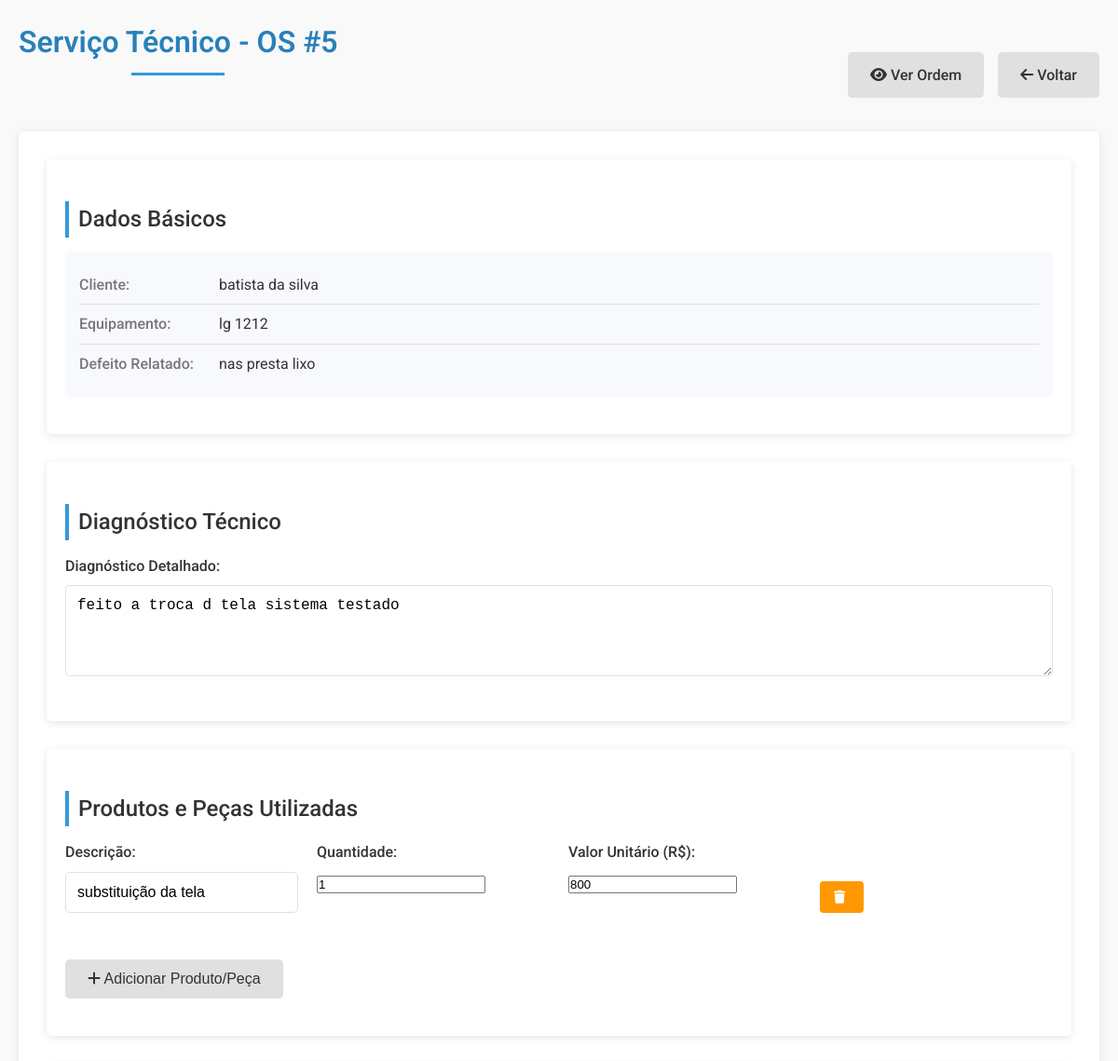
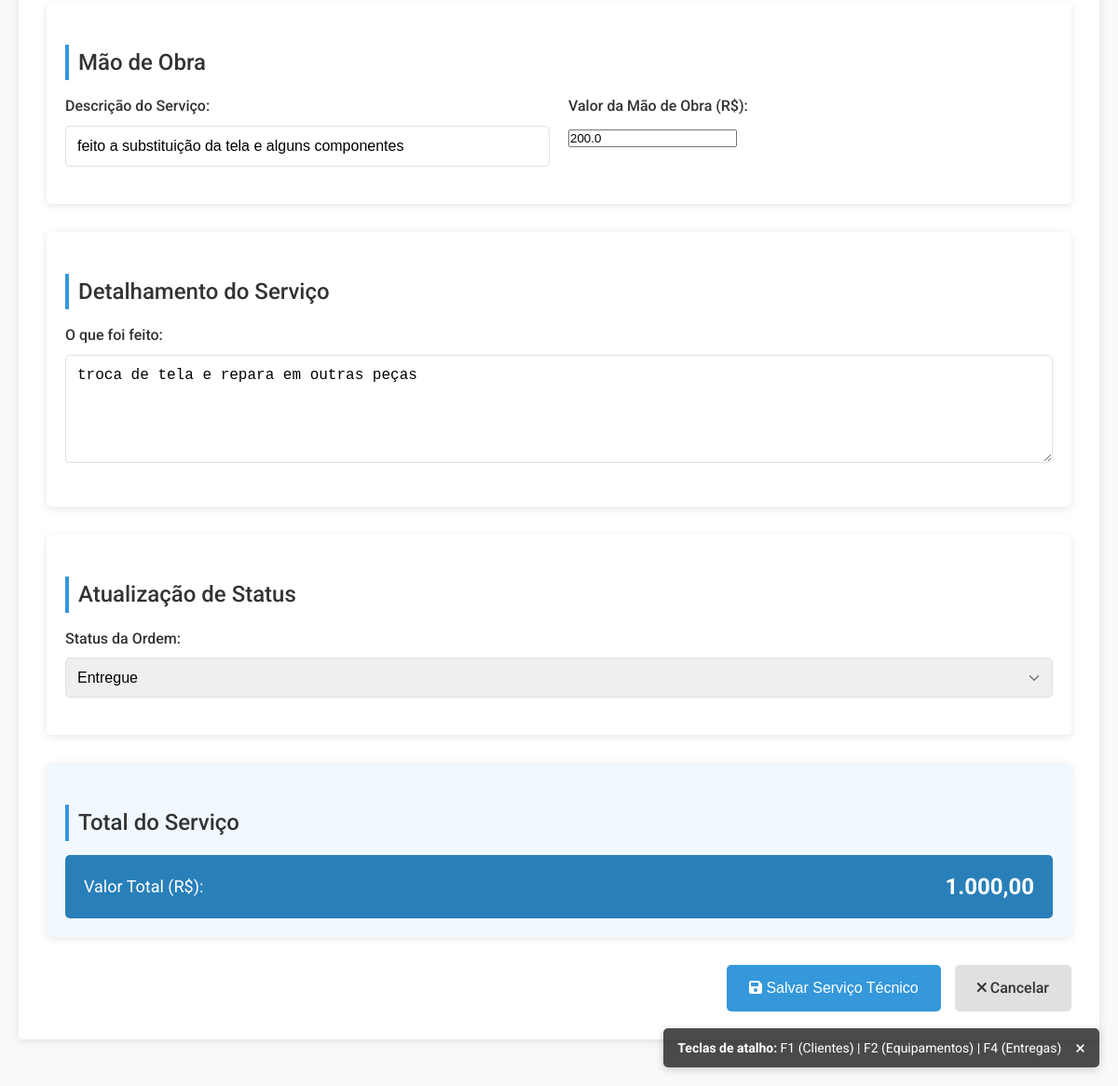
Screenshot of /servico-tecnico/5 (signed in) with the database file from the repository (2 pictures, top to bottom).
### tables this page shows
CREATE TABLE ordens (
    id INTEGER PRIMARY KEY AUTOINCREMENT,
    equipamento_id INTEGER NOT NULL,
    usuario_id INTEGER NOT NULL,
    status TEXT NOT NULL,
    declaracao TEXT,
    relatorio_pecas TEXT,
    data_criacao TIMESTAMP DEFAULT CURRENT_TIMESTAMP, visivel INTEGER DEFAULT 1,
    FOREIGN KEY (equipamento_id) REFERENCES equipamentos (id),
    FOREIGN KEY (usuario_id) REFERENCES usuarios (id)
);

CREATE TABLE clientes (
    id INTEGER PRIMARY KEY AUTOINCREMENT,
    nome TEXT NOT NULL,
    email TEXT NOT NULL,
    telefone TEXT NOT NULL,
    endereco TEXT NOT NULL,
    data_cadastro TIMESTAMP DEFAULT CURRENT_TIMESTAMP
);

CREATE TABLE equipamentos (
    id INTEGER PRIMARY KEY AUTOINCREMENT,
    cliente_id INTEGER NOT NULL,
    marca TEXT NOT NULL,
    modelo TEXT NOT NULL,
    serie TEXT,
    estado_equipamento TEXT NOT NULL,
    defeito_relatado TEXT NOT NULL,
    codigo_barras TEXT,
    foto1 TEXT,
    foto2 TEXT,
    data_cadastro TIMESTAMP DEFAULT CURRENT_TIMESTAMP,
    FOREIGN KEY (cliente_id) REFERENCES clientes (id)
);

CREATE TABLE servicos_tecnicos (
                    id INTEGER PRIMARY KEY AUTOINCREMENT,
                    ordem_id INTEGER NOT NULL,
                    diagnostico TEXT NOT NULL,
                    descricao_servico TEXT NOT NULL,
                    valor_mao_obra REAL NOT NULL,
                    servico_realizado TEXT NOT NULL,
                    produtos TEXT,
                    data_criacao TIMESTAMP DEFAULT CURRENT_TIMESTAMP,
                    data_atualizacao TIMESTAMP DEFAULT CURRENT_TIMESTAMP,
                    FOREIGN KEY (ordem_id) REFERENCES ordens (id)
                );

### app.py (the view, shortened to what this page needs)
@app.route('/servico-tecnico/<int:ordem_id>', methods=['GET', 'POST'])
@login_required
def servico_tecnico(ordem_id):
    with sqlite3.connect('database.db') as conn:
        cursor = conn.cursor()
        cursor.execute('''
            SELECT o.id, c.nome, e.marca, e.modelo, e.serie, e.estado_equipamento, e.defeito_relatado,
                   o.status, o.declaracao, o.relatorio_pecas, o.data_criacao, u.nome
            FROM ordens o
            JOIN equipamentos e ON o.equipamento_id = e.id
            JOIN clientes c ON e.cliente_id = c.id
            JOIN usuarios u ON o.usuario_id = u.id
            WHERE o.id = ?
        ''', (ordem_id,))
        ordem = cursor.fetchone()
        if not ordem:
            flash('Ordem de serviço não encontrada.')
            return redirect(url_for('index'))
        cursor.execute('''
            SELECT diagnostico, descricao_servico, valor_mao_obra, servico_realizado, produtos
            FROM servicos_tecnicos
            WHERE ordem_id = ?
        ''', (ordem_id,))
        servico = cursor.fetchone()
        if servico:
            produtos = json.loads(servico[4]) if servico[4] else []
            servico = {
                'diagnostico': servico[0],
                'descricao_servico': servico[1],
                'valor_mao_obra': servico[2],
                'servico_realizado': servico[3],
                'produtos': produtos
            }
    return render_template('servico_tecnico.html',
                           ordem=ordem,
                           servico=servico,
                           usuario=session.get('usuario_nome'))

### app.py (called while the page is built)
def login_required(view):
    @functools.wraps(view)
    def wrapped_view(**kwargs):
        if 'usuario_id' not in session:
            return redirect(url_for('login'))
        return view(**kwargs)
    return wrapped_view

### templates/servico_tecnico.html (shortened to what this page needs)
<!DOCTYPE html>
<html lang="pt-br">
<head>
    <link rel="stylesheet" href="https://cdnjs.cloudflare.com/ajax/libs/font-awesome/6.0.0/css/all.min.css">
    <link rel="stylesheet" href="{{ url_for('static', filename='css/style.css') }}">
</head>
<body>
    <div class="container">
        <div class="ordem-header">
            <h1 class="title">Serviço Técnico - OS #{{ ordem[0] }}</h1>
            <div class="buttons no-print">
                <a href="{{ url_for('visualizar_ordem', ordem_id=ordem[0]) }}" class="btn-secondary">
                    <i class="fas fa-eye"></i> Ver Ordem
                </a>
                <a href="{{ url_for('index') }}" class="btn-secondary">
                    <i class="fas fa-arrow-left"></i> Voltar
                </a>
            </div>
        </div>
        <form method="POST" class="form-servico" id="form-servico">
            <div class="form-section">
                <h2 class="subtitle">Dados Básicos</h2>
                <div class="form-info-readonly">
                    <div class="info-row">
                        <div class="info-label">Cliente:</div>
                        <div class="info-value">{{ ordem[1] }}</div>
                    </div>
                    <div class="info-row">
                        <div class="info-label">Equipamento:</div>
                        <div class="info-value">{{ ordem[2] }} {{ ordem[3] }}</div>
                    </div>
                    <div class="info-row">
                        <div class="info-label">Defeito Relatado:</div>
                        <div class="info-value">{{ ordem[6] }}</div>
                    </div>
                </div>
            </div>
            <div class="form-section">
                <h2 class="subtitle">Diagnóstico Técnico</h2>
                <div class="form-group">
                    <label for="diagnostico">Diagnóstico Detalhado:</label>
                    <textarea id="diagnostico" name="diagnostico" rows="4"
                        required>{{ servico.diagnostico if servico else '' }}</textarea>
                </div>
            </div>
            <div class="form-section">
                <h2 class="subtitle">Produtos e Peças Utilizadas</h2>
                <div id="produtos-container">
                    {% if servico and servico.produtos %}
                    {% for produto in servico.produtos %}
                    <div class="produto-item">
                        <div class="form-row">
                            <div class="form-group">
                                <label>Descrição:</label>
                                <input type="text" name="produto_descricao[]" value="{{ produto.descricao }}" required>
                            </div>
                            <div class="form-group">
                                <label>Quantidade:</label>
                                <input type="number" name="produto_quantidade[]" value="{{ produto.quantidade }}"
                                    min="1" required>
                            </div>
                            <div class="form-group">
                                <label>Valor Unitário (R$):</label>
                                <input type="number" name="produto_valor[]" value="{{ produto.valor }}" step="0.01"
                                    min="0" required>
                            </div>
                            <div class="form-group action-group">
                                <button type="button" class="btn-warning remove-produto">
                                    <i class="fas fa-trash"></i>
                                </button>
                            </div>
                        </div>
                    </div>
                    {% endfor %}
                    {% endif %}
                </div>
                <button type="button" id="add-produto" class="btn-secondary">
                    <i class="fas fa-plus"></i> Adicionar Produto/Peça
                </button>
            </div>
            <div class="form-section">
                <h2 class="subtitle">Mão de Obra</h2>
                <div class="form-row">
                    <div class="form-group">
                        <label for="descricao_servico">Descrição do Serviço:</label>
                        <input type="text" id="descricao_servico" name="descricao_servico"
                            value="{{ servico.descricao_servico if servico else '' }}" required>
                    </div>
                    <div class="form-group">
                        <label for="valor_mao_obra">Valor da Mão de Obra (R$):</label>
                        <input type="number" id="valor_mao_obra" name="valor_mao_obra" step="0.01" min="0"
                            value="{{ servico.valor_mao_obra if servico else '' }}" required>
                    </div>
                </div>
            </div>
            <div class="form-section">
                <h2 class="subtitle">Detalhamento do Serviço</h2>
                <div class="form-group">
                    <label for="servico_realizado">O que foi feito:</label>
                    <textarea id="servico_realizado" name="servico_realizado" rows="5"
                        required>{{ servico.servico_realizado if servico else '' }}</textarea>
                </div>
            </div>
            <div class="form-section">
                <h2 class="subtitle">Atualização de Status</h2>
                <div class="form-group">
                    <label for="status">Status da Ordem:</label>
                    <select id="status" name="status" required>
                        <option value="Entregue" {% if ordem[7]=='Entregue' %}selected{% endif %}>Entregue</option>
                    </select>
                </div>
            </div>
            <div class="form-section total-section">
                <h2 class="subtitle">Total do Serviço</h2>
                <div class="total-box">
                    <div class="total-label">Valor Total (R$):</div>
                    <div class="total-value" id="valor-total">0,00</div>
                </div>
            </div>
            <div class="buttons">
                <button type="submit" class="btn-primary">
                    <i class="fas fa-save"></i> Salvar Serviço Técnico
                </button>
                <a href="{{ url_for('visualizar_ordem', ordem_id=ordem[0]) }}" class="btn-secondary">
                    <i class="fas fa-times"></i> Cancelar
                </a>
            </div>
        </form>
    </div>
</body>
</html>

### static/css/style.css (style rules this page uses)
* { box-sizing: border-box; margin: 0; padding: 0; }
:root { --primary-color: #3498db; --primary-dark: #2980b9; --secondary-color: #2ecc71; --secondary-dark: #27ae60; --warning-color: #e74c3c; --text-color: #333; --light-gray: #f5f5f5; --medium-gray: #e0e0e0; --dark-gray: #777; --white: #fff; --shadow: 0 2px 10px rgba(0, 0, 0, 0.1); --border-radius: 5px; }
body { font-family: 'Roboto', -apple-system, BlinkMacSystemFont, 'Segoe UI', Arial, sans-serif; line-height: 1.6; color: var(--text-color); background-color: #f9f9f9; }
.container { max-width: 1200px; margin: 0 auto; padding: 20px; }
.title { color: var(--primary-dark); margin-bottom: 30px; text-align: center; position: relative; padding-bottom: 10px; font-weight: 600; }
.title::after { content: ''; position: absolute; bottom: 0; left: 50%; transform: translateX(-50%); width: 100px; height: 3px; background-color: var(--primary-color); }
.subtitle { color: var(--text-color); margin: 25px 0 15px; font-weight: 500; border-left: 4px solid var(--primary-color); padding-left: 10px; }
form { background-color: var(--white); padding: 30px; border-radius: var(--border-radius); box-shadow: var(--shadow); margin-bottom: 30px; }
.form-group { margin-bottom: 20px; }
.form-row { display: flex; flex-wrap: wrap; margin: 0 -10px; }
.form-row .form-group { flex: 1; min-width: 200px; padding: 0 10px; }
label { display: block; margin-bottom: 8px; font-weight: 500; color: var(--text-color); }
input[type="text"], input[type="email"], input[type="tel"], input[type="password"], select, textarea { width: 100%; padding: 12px; border: 1px solid var(--medium-gray); border-radius: var(--border-radius); font-size: 16px; transition: border-color 0.3s, box-shadow 0.3s; }
select { appearance: none; background-repeat: no-repeat; background-position: right 10px center; background-size: 18px; padding-right: 40px; }
.buttons { display: flex; gap: 15px; justify-content: flex-end; margin-top: 30px; }
.btn-primary, .btn-secondary, .btn-success, .btn-warning, .btn-view { display: inline-block; padding: 12px 24px; border: none; border-radius: var(--border-radius); font-size: 16px; font-weight: 500; cursor: pointer; text-decoration: none; transition: all 0.3s; text-align: center; }
.btn-primary { background-color: var(--primary-color); color: var(--white); }
.btn-secondary { background-color: var(--medium-gray); color: var(--text-color); }
.btn-warning { background-color: #ff9800; color: white; border: none; border-radius: 4px; padding: 8px 12px; cursor: pointer; font-size: 14px; transition: background-color 0.3s; margin-right: 5px; display: inline-flex; align-items: center; }
.btn-warning i { margin-right: 5px; }
.ordem-header { display: flex; justify-content: space-between; align-items: center; margin-bottom: 30px; }
.form-section { margin-bottom: 30px; background-color: var(--white); border-radius: var(--border-radius); padding: 20px; box-shadow: var(--shadow); }
.form-info-readonly { background-color: #f7f9fc; border-radius: var(--border-radius); padding: 15px; margin-bottom: 20px; }
.info-row { display: flex; padding: 8px 0; border-bottom: 1px solid var(--medium-gray); }
.info-row:last-child { border-bottom: none; }
.info-label { font-weight: 500; width: 150px; color: var(--dark-gray); }
.info-value { flex: 1; }
.produto-item { margin-bottom: 15px; padding-bottom: 15px; border-bottom: 1px dashed var(--medium-gray); }
.produto-item:last-child { border-bottom: none; }
.action-group { display: flex; align-items: flex-end; padding-bottom: 10px; }
.remove-produto { padding: 10px 15px; font-size: 14px; }
#add-produto { margin-bottom: 20px; }
.total-section { background-color: #f1f8ff; }
.total-box { display: flex; justify-content: space-between; align-items: center; background-color: var(--primary-dark); color: var(--white); padding: 15px 20px; border-radius: var(--border-radius); margin-top: 10px; font-size: 18px; }
.total-value { font-weight: 700; font-size: 24px; }

### rows the page displays
ordens: id "5", status "Entregue"
clientes: nome "batista da silva"
equipamentos: marca "lg", modelo "1212", defeito_relatado "nas presta lixo"
servicos_tecnicos: diagnostico "feito a troca d tela sistema testado", descricao_servico "feito a substituição da tela e alguns componentes", valor_mao_obra "200.0", servico_realizado "troca de tela e repara em outras peças"
